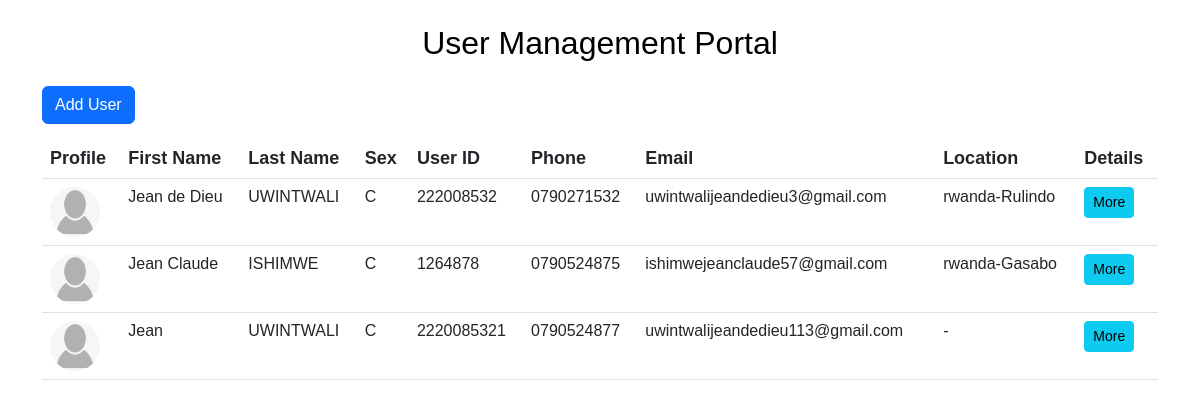
The page / on the database its author committed.
### users/models.py (models this page shows, shortened)
class User(models.Model):
    CUSTOM = 'C'
    MALE = 'M'
    FEMALE = 'F'
    INTERSEX = 'I'
    SEX_CHOICES = [
        (CUSTOM, '...'),
        (MALE, 'Male'),
        (FEMALE, 'Female'),
        (INTERSEX, 'Intersex'),
    ]
    first_name = models.CharField(max_length=100)
    last_name = models.CharField(max_length=100)
    userid = models.CharField(max_length=30, unique=True)
    sex = models.CharField(max_length=1, choices=SEX_CHOICES, default=CUSTOM)
    phone = models.CharField(
        max_length=15,
        validators=[RegexValidator(regex=r'^\+?\d{9,13}$', message="Enter a valid phone number.")],
        unique=True
    )
    email = models.EmailField(unique=True)
    profile_picture = models.ImageField(upload_to='profile_pics/', null=True, blank=True, default=get_default_profile_pic)
    location = models.ForeignKey(UserLocation, on_delete=models.CASCADE , null=True, blank=True)
    foreign_location = models.ForeignKey(ForeignerLocation, on_delete=models.CASCADE, null=True, blank=True)
    is_foreigner = models.BooleanField(default=False)

class UserLocation(models.Model):
    country = models.CharField(max_length=100, null=False, blank=False)
    province = models.CharField(max_length=100, null=False, blank=False)
    district = models.CharField(max_length=100, null=False, blank=False)
    sector = models.CharField(max_length=100, null=False, blank=False)
    cell = models.CharField(max_length=100, null=False, blank=False)
    village = models.CharField(max_length=100, null=False, blank=False)

### users/views.py (the view)
# urls.py: path('', views.user_create, name='user_create'),
def user_create(request):
    users = User.objects.all()
    if request.method == 'POST':
        print("POST data:", request.POST)  # Debug
        print("FILES data:", request.FILES)  # Debug
        user_form = UserForm(request.POST, request.FILES)
        location_form = UserLocationForm(request.POST)
        foreigner_form = ForeignerLocationForm(request.POST)
        print("User form is valid:", user_form.is_valid())
        if not user_form.is_valid():
            print("User form errors:", user_form.errors)
        print("Location form is valid:", location_form.is_valid())
        if not location_form.is_valid():
            print("Location form errors:", location_form.errors)
        print("Foreigner form is valid:", foreigner_form.is_valid())
        if not foreigner_form.is_valid():
            print("Foreigner form errors:", foreigner_form.errors)
        if user_form.is_valid():
            user = user_form.save(commit=False)
            is_foreigner = user_form.cleaned_data.get('is_foreigner', False)
            user.location = None
            user.foreign_location = None
            if is_foreigner:
                if foreigner_form.is_valid() and foreigner_form.cleaned_data.get('foreign_location'):
                    foreign_location = foreigner_form.save()
                    user.foreign_location = foreign_location
            else:
                if location_form.is_valid():
                    location = location_form.save()
                    user.location = location
            user.save()
            print("User saved with ID:", user.id)  # Debug
            return redirect('list_users')
    else:
        user_form = UserForm()
        location_form = UserLocationForm()
        foreigner_form = ForeignerLocationForm()
    return render(request, 'users/user_form.html', {
        'user_form': user_form,
        'location_form': location_form,
        'foreigner_form': foreigner_form,
        'users':users
    })

### users/models.py (called while the page is built)
def get_default_profile_pic():
    return 'profile_pics/default_profile.png'  # Ensure this file exists in media/profile_pics/

### users/templates/users/user_form.html (shortened to what this page needs)
{% load static %}
<!DOCTYPE html>
<html lang="en">
<head>
    <link href="https://cdn.jsdelivr.net/npm/bootstrap@5.3.0/dist/css/bootstrap.min.css" rel="stylesheet">
    <link rel="stylesheet" href="{% static 'css/styles.css' %}">
</head>
<body>
  <div class="container mt-4">
    <h2 class="text-center mb-4">User Management Portal <h2>
    <button class="btn btn-primary mb-3" data-bs-toggle="modal" data-bs-target="#AddEditModal" onclick="openCreateModal()">
      Add User
    </button>
    <table class="table">
      <thead>
          <tr>
            <th>Profile</th>
            <th>First Name</th>
            <th>Last Name</th>
            <th>Sex</th>
            <th>User ID</th>
            <th>Phone</th>
            <th>Email</th>
            <th>Location</th>
            <th>Details</th>
          </tr>
      </thead>
      <tbody>
          {% for user in users %}
          <tr>
            <td><img src="{% if user.profile_picture %}{{ user.profile_picture.url }}{% else %}/media/profile_pics/default_profile.png{% endif %}"
              alt="User" class="rounded-circle" width="50" height="50"/></td>
              <td><h6 class="mb-0">{{ user.first_name }}</h6></td>
              <td><h6 class="mb-0">{{ user.last_name }}</h6></td>
              <td><h6 class="mb-0">{{ user.sex }}</h6></td>
              <td><h6 class="mb-0">{{ user.userid }}</h6></td>
              <td><h6 class="mb-0">{{ user.phone }}</h6></td>
              <td><h6 class="mb-0">{{ user.email }}</h6></td>
              <td><h6>{% if user.is_foreigner %}{{ user.foreign_location }}{% else %}{{user.location.country}}-{{user.location.district}}{% endif %}</h6></td>
              <td><h6>
                <a href="{% url 'detail_user' user.userid %}" class="btn btn-info btn-sm">More</a>
              </h6></td>
          </tr>
          {% endfor %}
      </tbody>
  </table>
</body>
</html>

### static/css/styles.css (style rules this page uses)
.mb-3 { margin-bottom: 15px; }

### users/templates/users/user_form.html (style rules this page uses)
th { font-size: 18px; }

### rows shown on the page
User: profile_picture (placeholder picture), first_name "Jean de Dieu", last_name "UWINTWALI", sex "C", userid "222008532", phone "0790271532", email "uwintwalijeandedieu3@gmail.com", location.country "rwanda", location.district "Rulindo"
User: profile_picture (placeholder picture), first_name "Jean Claude", last_name "ISHIMWE", sex "C", userid "1264878", phone "0790524875", email "ishimwejeanclaude57@gmail.com", location.country "rwanda", location.district "Gasabo"
User: profile_picture (placeholder picture), first_name "Jean", last_name "UWINTWALI", sex "C", userid "2220085321", phone "0790524877", email "uwintwalijeandedieu113@gmail.com"
